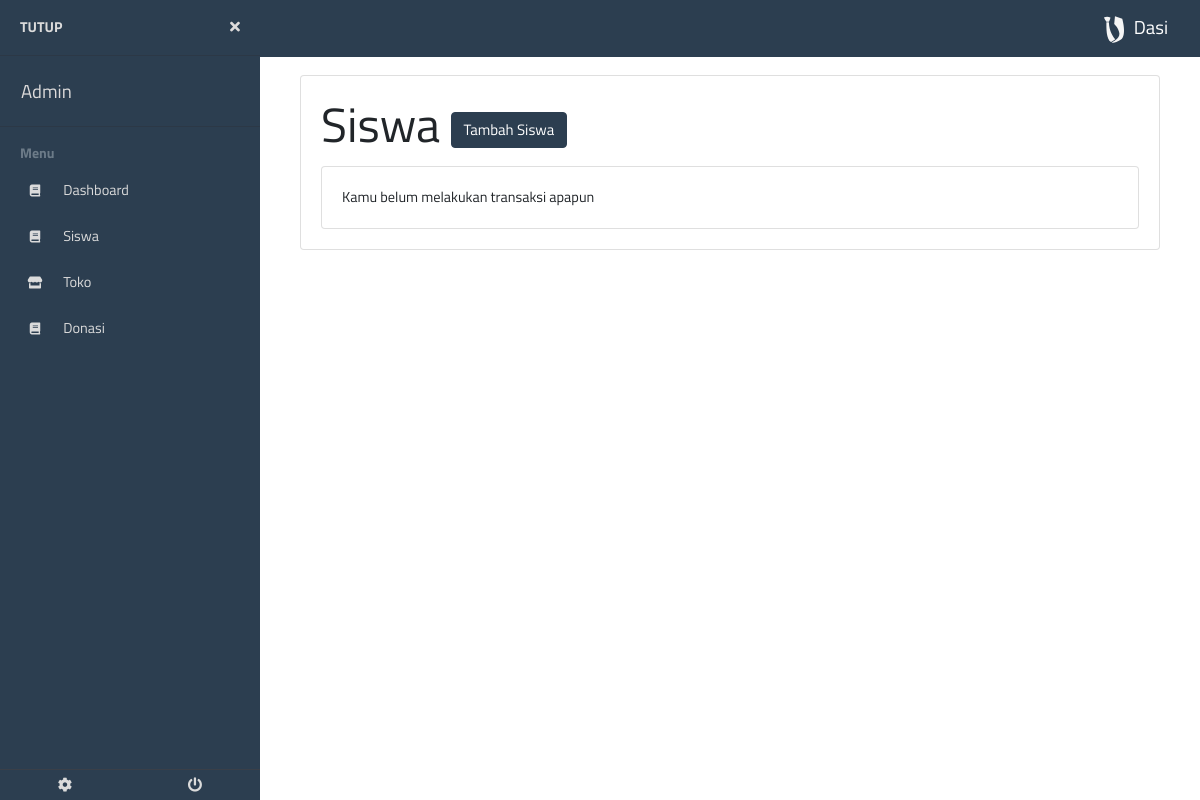
The page /admin/siswa.php (signed in) on the database as committed earlier.
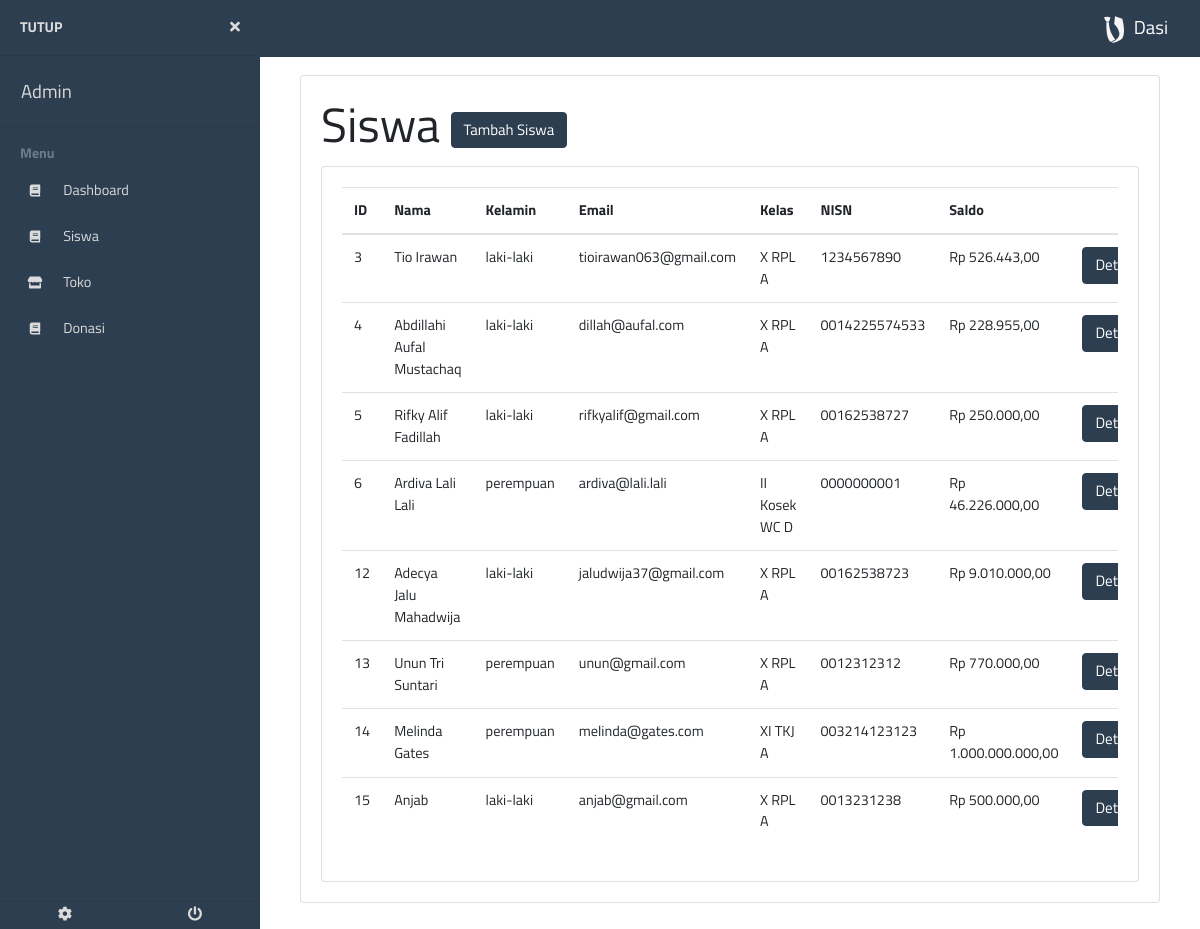
The same page on the database as committed later.
### tables this page shows
CREATE TABLE `users` (
  `id` int(11) NOT NULL,
  `id_sekolah` int(11) NOT NULL,
  `nama` varchar(255) NOT NULL,
  `kelamin` enum('laki-laki','perempuan') NOT NULL,
  `email` varchar(255) NOT NULL,
  `level` varchar(255) NOT NULL DEFAULT 'siswa',
  `tingkatan` enum('I','II','III','IV','V','VI','VII','VIII','IX','X','XI','XII','XIII') NOT NULL,
  `kelas` varchar(255) NOT NULL,
  `jurusan` varchar(255) NOT NULL,
  `nisn` varchar(255) NOT NULL,
  `saldo` bigint(20) NOT NULL DEFAULT '0',
  `password` varchar(255) NOT NULL
);

### db/database.php (called while the page is built, shortened)
<?php
require __DIR__ . "/../process/utils.php";
class Database
{
    private $contHost = 'localhost';
    private $contnama = 'dasi';
    private $contUsernama = 'root';
    private $contUserPassword = '';
    private $cont  = null;
    public function __construct()
    {
        if ($this->cont == null) {
            try {
                $this->cont =  new PDO(
                    "mysql:host=" . $this->contHost .
                        ";" . "dbname=" . $this->contnama,
                    $this->contUsernama,
                    $this->contUserPassword
                );
                $this->cont->setAttribute(PDO::ATTR_ERRMODE, PDO::ERRMODE_EXCEPTION);
            } catch (PDOException $e) {
                die($e->getMessage());
            }
        }
        return $this->cont;
    }
    public function getAdminById($id, $rettype)
    {
        try {
            $query = $this->cont->prepare(
                "SELECT id, nama, email, level, id_sekolah
                FROM admin WHERE id=:id"
            );
            $query->bindParam("id", $id, PDO::PARAM_STR);
            $query->execute();
            if ($query->rowCount() > 0) {
                return $query->fetch($rettype);
            }
        } catch (PDOException $e) {
            exit($e->getMessage());
        }
    }
    public function getAllUsers($idsekolah)
    {
        try {
            $stmt = $this->cont->prepare(
                "SELECT id, nama, kelamin, email, level, tingkatan, kelas, jurusan, nisn, saldo
                FROM users WHERE id_sekolah=:idsekolah ORDER BY id ASC");
            $stmt->bindParam("idsekolah", $idsekolah, PDO::PARAM_INT);
            $stmt->execute();
            if ($stmt->rowCount() > 0) {
                return $stmt->fetchAll(PDO::FETCH_OBJ);
            }
        } catch (PDOException $e) {
            exit($e->getMessage());
        }
    }
}

### process/getAdminLoginData.php (called while the page is built, shortened)
<?php
require '../db/database.php';
$db = new Database();
$data = $db->getAdminById($_SESSION['adminid'], PDO::FETCH_ASSOC);

### process/utils.php (called while the page is built, shortened)
<?php
function rupiah($angka)
{
    $hasil_rupiah = "Rp " . number_format($angka, 2, ',', '.');
    return $hasil_rupiah;
}

### admin/siswa.php (the view, shortened to what this page needs)
<!DOCTYPE html>
<html lang="en">
<head>
    <?php include "../component/helmet.php" ?>
</head>
<body>
    <?php include "../process/getAdminLoginData.php" ?>
    <?php include "../component/admin/sidebaropen.php" ?>
    <div class="card">
        <div class="card-body">
            <h1 class="card-title">Siswa
                <button class="btn btn-primary" type="button" data-toggle="collapse" data-target="#tambah_siswa">Tambah Siswa</button>
            </h1>
            <div class="card card-body">
                <?php
                $users = $db->getAllUsers($data["id_sekolah"]);
                if ($users) {
                    ?>
                <div class="table-responsive">
                    <table id="listSiswa" class="table">
                        <thead>
                            <tr>
                                <th>ID</th>
                                <th>Nama</th>
                                <th>Kelamin</th>
                                <th>Email</th>
                                <th>Kelas</th>
                                <th>NISN</th>
                                <th>Saldo</th>
                                <th></th>
                            </tr>
                        </thead>
                        <tbody>
                            <?php
                            foreach ($users as $siswa) {
                                ?>
                            <tr>
                                <td><?= $siswa->id ?></td>
                                <td><?= ucwords($siswa->nama) ?></td>
                                <td><?= $siswa->kelamin ?></td>
                                <td><?= $siswa->email ?></td>
                                <td><?= "$siswa->tingkatan $siswa->jurusan $siswa->kelas" ?></td>
                                <td><?= $siswa->nisn ?></td>
                                <td><?= rupiah($siswa->saldo) ?></td>
                                <td><a href="detail_siswa.php?id=<?=$siswa->id?>" class="btn btn-primary">Detail</a></td>
                            </tr>
                            <?php
                        }
                        ?>
                        </tbody>
                    </table>
                </div>
                <?php
            } else {
                echo "<p class='card-text'>Kamu belum melakukan transaksi apapun</p>";
            }
            ?>
            </div>
        </div>
    </div>
    <?php include "../component/siswa/sidebarclose.php" ?>
</body>
</html>

Rows that differ between the two databases and show on the page:
now on this page (row edited): users: id "3", nama "Tio Irawan", kelamin "laki-laki", email "tioirawan063@gmail.com", tingkatan "X", jurusan "RPL", kelas "A", nisn "1234567890", saldo "Rp 526.443,00"
now on this page (row edited): users: id "4", nama "Abdillahi Aufal Mustachaq", kelamin "laki-laki", email "dillah@aufal.com", tingkatan "X", jurusan "RPL", kelas "A", nisn "0014225574533", saldo "Rp 228.955,00"
now on this page (row edited): users: id "5", nama "Rifky Alif Fadillah", kelamin "laki-laki", email "rifkyalif@gmail.com", tingkatan "X", jurusan "RPL", kelas "A", nisn "00162538727", saldo "Rp 250.000,00"
now on this page (row edited): users: id "6", nama "Ardiva Lali Lali", kelamin "perempuan", email "ardiva@lali.lali", tingkatan "II", jurusan "Kosek WC", kelas "D", nisn "0000000001", saldo "Rp 46.226.000,00"
now on this page (row edited): users: id "12", nama "Adecya Jalu Mahadwija", kelamin "laki-laki", email "jaludwija37@gmail.com", tingkatan "X", jurusan "RPL", kelas "A", nisn "00162538723", saldo "Rp 9.010.000,00"
now on this page (row edited): users: id "13", nama "Unun Tri Suntari", kelamin "perempuan", email "unun@gmail.com", tingkatan "X", jurusan "RPL", kelas "A", nisn "0012312312", saldo "Rp 770.000,00"
now on this page (row edited): users: id "14", nama "Melinda Gates", kelamin "perempuan", email "melinda@gates.com", tingkatan "XI", jurusan "TKJ", kelas "A", nisn "003214123123", saldo "Rp 1.000.000.000,00"
added users: id "15", nama "Anjab", kelamin "laki-laki", email "anjab@gmail.com", tingkatan "X", jurusan "RPL", kelas "A", nisn "0013231238", saldo "Rp 500.000,00"
Other text that changed with them:
text no longer shown: "Kamu belum melakukan transaksi apapun"
text now shown: "ID Nama Kelamin Email Kelas NISN Saldo"
